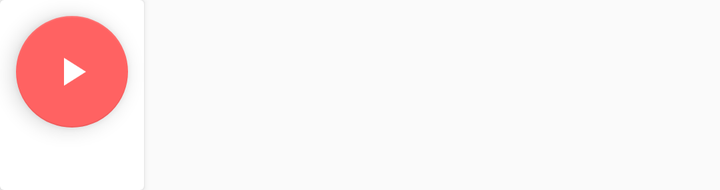
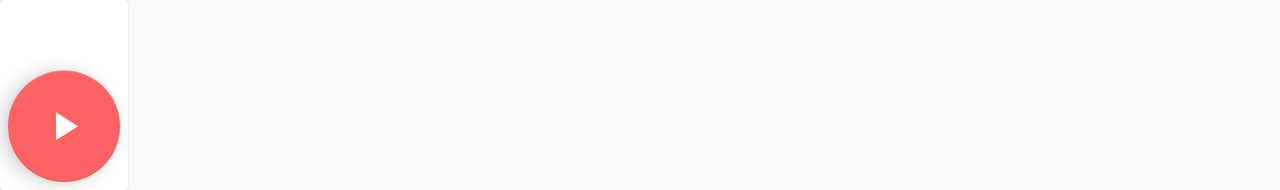

First picture: res/layout/ on a phone held upright. Second picture: the repository's own variant of that layout, on a device whose configuration matches the variant's folder. Source for both follows.
<!-- AndroidManifest.xml: application theme AppTheme -->
<!-- res/layout/song_cardview.xml -->
<?xml version="1.0" encoding="utf-8"?>
<android.support.v7.widget.CardView xmlns:android="http://schemas.android.com/apk/res/android"
    xmlns:app="http://schemas.android.com/apk/res-auto"
    android:layout_width="wrap_content"
    android:layout_height="wrap_content"
    xmlns:tools="http://schemas.android.com/tools"
    android:layout_marginRight="@dimen/smallPadding"
    android:layout_marginEnd="@dimen/smallPadding"
    app:cardCornerRadius="@dimen/cardCornerRadius">

    
    <android.support.design.widget.CoordinatorLayout
        android:layout_width="match_parent"
        android:layout_height="match_parent"
        android:orientation="vertical">

        <LinearLayout
            android:layout_width="match_parent"
            android:layout_height="match_parent"
            android:orientation="vertical">

            <ImageView
                tools:ignore="ContentDescription"
                android:id="@+id/song_image"
                android:layout_width="match_parent"
                android:layout_height="match_parent"
                android:scaleType="centerCrop" />

            <TextView
                android:id="@+id/song_title"
                style="@style/TitleText" />

            <TextView
                android:id="@+id/artist_name"
                style="@style/ArtistText" />

        </LinearLayout>

        <android.support.design.widget.FloatingActionButton
            android:id="@+id/play_fab"
            android:layout_width="wrap_content"
            android:layout_height="wrap_content"
            android:layout_margin="@dimen/smallPadding"
            android:src="@drawable/ic_play_arrow_white_24px"
            app:layout_anchor="@+id/song_image"
            app:layout_anchorGravity="bottom|right|end" />

    </android.support.design.widget.CoordinatorLayout>

</android.support.v7.widget.CardView>
<!-- resources referenced by this layout -->
<resources>
  <dimen name="cardCornerRadius">2dp</dimen>
  <dimen name="smallPadding">8dp</dimen>
  <!-- drawable ic_play_arrow_white_24px: png bitmap (drawable-hdpi, 267 bytes) -->
  <style name="ArtistText">
          <item name="android:layout_width">match_parent</item>
          <item name="android:layout_height">wrap_content</item>
          <item name="android:maxLines">1</item>
          <item name="android:paddingBottom">@dimen/mediumPadding</item>
          <item name="android:paddingLeft">@dimen/mediumPadding</item>
          <item name="android:paddingRight">@dimen/mediumPadding</item>
          <item name="android:textColor">@color/hintDarkText</item>
          <item name="android:textSize">@dimen/headlineTextSize</item>
      </style>
  <style name="TitleText">
          <item name="android:layout_width">match_parent</item>
          <item name="android:layout_height">wrap_content</item>
          <item name="android:maxLines">1</item>
          <item name="android:paddingLeft">@dimen/mediumPadding</item>
          <item name="android:paddingRight">@dimen/mediumPadding</item>
          <item name="android:paddingTop">@dimen/bigPadding</item>
          <item name="android:textColor">@color/primaryDarkText</item>
          <item name="android:textSize">@dimen/titleTextSize</item>
      </style>
  <style name="AppTheme" parent="Theme.AppCompat.Light.NoActionBar">
          
          <item name="colorPrimary">@color/colorPrimary</item>
          <item name="colorPrimaryDark">@color/colorPrimaryDark</item>
          <item name="colorAccent">@color/colorAccent</item>
      </style>
  <dimen name="mediumPadding">16dp</dimen>
  <color name="hintDarkText">#66000000</color>
  <dimen name="headlineTextSize">20sp</dimen>
  <dimen name="bigPadding">20dp</dimen>
  <color name="primaryDarkText">#D9000000</color>
  <dimen name="titleTextSize">24sp</dimen>
  <color name="colorPrimary">#FF6262</color>
  <color name="colorPrimaryDark">#C62C38</color>
  <color name="colorAccent">#FF6262</color>
</resources>
<!-- res/layout-land/song_cardview.xml (the repository's variant of the layout above) -->
<!-- drawn on the phone turned sideways -->
<?xml version="1.0" encoding="utf-8"?>
<android.support.v7.widget.CardView xmlns:android="http://schemas.android.com/apk/res/android"
    xmlns:app="http://schemas.android.com/apk/res-auto"
    xmlns:tools="http://schemas.android.com/tools"
    android:layout_width="wrap_content"
    android:layout_height="wrap_content"
    android:layout_marginEnd="@dimen/smallPadding"
    android:layout_marginRight="@dimen/smallPadding"
    app:cardCornerRadius="@dimen/cardCornerRadius">

    
    <android.support.design.widget.CoordinatorLayout
        android:layout_width="match_parent"
        android:layout_height="wrap_content"
        android:orientation="horizontal">

        <LinearLayout
            android:layout_width="match_parent"
            android:layout_height="match_parent"
            android:orientation="horizontal">

            <ImageView
                android:id="@+id/song_image"
                android:layout_width="match_parent"
                android:layout_height="match_parent"
                android:scaleType="centerCrop"
                tools:ignore="ContentDescription" />

            <LinearLayout
                android:layout_width="match_parent"
                android:layout_height="match_parent"
                android:orientation="vertical">

                <TextView
                    android:id="@+id/song_title"
                    style="@style/TitleText" />

                <TextView
                    android:id="@+id/artist_name"
                    style="@style/ArtistText" />
            </LinearLayout>
        </LinearLayout>

        <android.support.design.widget.FloatingActionButton
            android:id="@+id/play_fab"
            android:layout_width="wrap_content"
            android:layout_height="wrap_content"
            android:layout_margin="@dimen/fabPadding"
            android:src="@drawable/ic_play_arrow_white_24px"
            app:layout_anchor="@+id/song_image"
            app:layout_anchorGravity="bottom|right|end" />

    </android.support.design.widget.CoordinatorLayout>

</android.support.v7.widget.CardView>
<!-- resources referenced by the variant -->
<!-- as the phone turned sideways resolves them -->
<resources>
  <dimen name="cardCornerRadius">2dp</dimen>
  <dimen name="fabPadding">4dp</dimen>
  <dimen name="smallPadding">8dp</dimen>
  <!-- drawable ic_play_arrow_white_24px: png bitmap (drawable-hdpi, 267 bytes) -->
  <style name="ArtistText">
          <item name="android:layout_width">match_parent</item>
          <item name="android:layout_height">wrap_content</item>
          <item name="android:maxLines">1</item>
          <item name="android:paddingBottom">@dimen/mediumPadding</item>
          <item name="android:paddingLeft">@dimen/mediumPadding</item>
          <item name="android:paddingRight">@dimen/mediumPadding</item>
          <item name="android:textColor">@color/hintDarkText</item>
          <item name="android:textSize">@dimen/headlineTextSize</item>
      </style>
  <style name="TitleText">
          <item name="android:layout_width">match_parent</item>
          <item name="android:layout_height">wrap_content</item>
          <item name="android:maxLines">1</item>
          <item name="android:paddingLeft">@dimen/mediumPadding</item>
          <item name="android:paddingRight">@dimen/mediumPadding</item>
          <item name="android:paddingTop">@dimen/bigPadding</item>
          <item name="android:textColor">@color/primaryDarkText</item>
          <item name="android:textSize">@dimen/titleTextSize</item>
      </style>
  <style name="AppTheme" parent="Theme.AppCompat.Light.NoActionBar">
          
          <item name="colorPrimary">@color/colorPrimary</item>
          <item name="colorPrimaryDark">@color/colorPrimaryDark</item>
          <item name="colorAccent">@color/colorAccent</item>
      </style>
  <dimen name="mediumPadding">16dp</dimen>
  <color name="hintDarkText">#66000000</color>
  <dimen name="headlineTextSize">20sp</dimen>
  <dimen name="bigPadding">20dp</dimen>
  <color name="primaryDarkText">#D9000000</color>
  <dimen name="titleTextSize">24sp</dimen>
  <color name="colorPrimary">#FF6262</color>
  <color name="colorPrimaryDark">#C62C38</color>
  <color name="colorAccent">#FF6262</color>
</resources>
